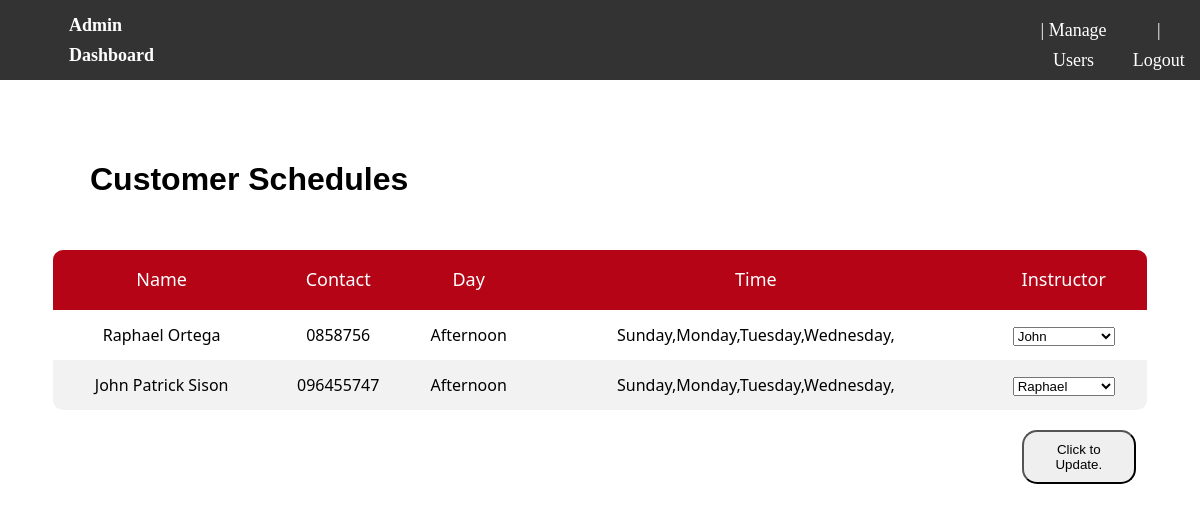
/admin.php (signed in), run on the app's committed database.
### tables this page shows
CREATE TABLE `schedule` (
  `schedID` int(100) NOT NULL,
  `contact` varchar(20) NOT NULL,
  `instructor` varchar(100) NOT NULL DEFAULT 'Not Assigned',
  `day` varchar(100) NOT NULL,
  `time` varchar(100) NOT NULL DEFAULT 'morning',
  `name` varchar(100) NOT NULL
);

### admin.php (the view, shortened to what this page needs)
<?php
include 'db/connection.php';
if ($_SESSION['admin_sid'] == session_id()) {
?>
	<!DOCTYPE html>
	<html lang="en">
	<head>
		<link rel="stylesheet" type="text/css" href="css\main.css">
	</head>
	<body class="admin-side">
		<nav class="user-nav">
			<h4 class="nav-title2">Admin Dashboard</h4>
			<a class="nav-link" href="usermanagement.php">| Manage Users</a>
			<a class="nav-link" href="logout.php">| Logout</a>
		</nav>
		<div class="admin-content">
			<div class="cont-title">
				<h1>Customer Schedules</h1>
			</div>
			<form class="formValidate" id="formValidate" method="post" action="db/instructor.php">
				<table>
					<thead>
						<tr class="table-head">
							<th>Name</th>
							<th>Contact</th>
							<th>Day</th>
							<th>Time</th>
							<th>Instructor</th>
						</tr>
					</thead>
					<tbody>
						<?php
						$sql = "SELECT * FROM schedule";
						$result = mysqli_query($con, $sql);
						while ($row = mysqli_fetch_array($result)) {
							echo "<tr>";
							echo '<td>' . $row['name'] . "</td>";
							echo '<td>' . $row['contact'] .  "</td>";
							echo '<td>' . $row['time'] . "</td>";
							echo '<td>' . $row['day'] . "</td>";
							$text1 = " ";
							$text2 = " ";
							$text3 = " ";
							$text4 = " ";
							$text5 = " ";
							switch ($row['instructor']) {
								case "John":
									$text1 = '';
									$text2 = 'selected';
									$text3 = '';
									$text4 = '';
									$text5 = '';
									break;
								case "Raphael":
									$text1 = '';
									$text2 = '';
									$text3 = '';
									$text4 = '';
									$text5 = 'selected';
									break;
							}
							echo '<td><select name="' . $row['schedID']  . '_instructor">
								<option value="NotAssigned" ' . $text1 . '>Not Assigned</option>
								<option value="John" ' . $text2 . '>John</option>
								<option value="Zeph" ' . $text3 . '>Zeph</option>
								<option value="Shane" ' . $text4 . '>Shane</option>
								<option value="Raphael" ' . $text5 . '>Raphael</option> </select></td>';
							echo "</tr>";
						}
						?>
					</tbody>
				</table>
				<button class="upInstructor" type="submit" name="action">Click to Update.</button>
			</form>
		</div>
	</body>
	</html>
<?php
} else {
	if ($_SESSION['customer_sid'] == session_id()) {
		header("location:index.php");
	} else {
		header("location:login.php");
	}
}
?>

### css/main.css (style rules this page uses)
.admin-side { display: block; align-items: center; justify-content: center; margin: 0px; height: 100%; background-image: url("../images/admin-background.jpg"); background-repeat: no-repeat; background-size: cover; }
.user-nav { display: flex; background-color: rgba(0, 0, 0, 0.8); padding: 10px; font-size: large; font-family: "Urbanist"; text-decoration: none; color: black; }
.nav-title2 { margin: 0px; margin-right: 70%; margin-left: 5%; display: block; line-height: 30px; color: white; }
.admin-content { background: rgba(255, 255, 255, 0.5); margin: 20px 30px; padding: 10px 0px; border-radius: 10px; }
.cont-title { margin: 20px 30px; padding: 10px 30px; border-radius: 10px; background: white; height: 100%; width: 92%; font-family: Tahoma, sans-serif; }
table { border-spacing: 1; border-collapse: collapse; background: #fff; border-radius: 10px; overflow: hidden; width: 96%; margin: 0 auto; position: relative; margin-bottom: 20px; }
table tbody tr { height: 50px; }
.table-head { height: 60px; background: rgb(181, 4, 22); }
th { font-family: system-ui; font-size: 18px; color: #fff; line-height: 1.2; font-weight: unset; }
tr:nth-child(even) { background-color: #f2f2f2; }
td { text-align: center; font-family: system-ui; }
a { display: block; height: 30px; color: white; line-height: 30px; border: none; text-align: center; text-decoration: none; margin: 5px; }
.upInstructor { padding: 10px; width: 10%; border-radius: 15px; margin-left: 87%; margin-bottom: 10px; }

### data on the page
schedule: name "Raphael Ortega", contact "0858756", time "Afternoon", day "Sunday,Monday,Tuesday,Wednesday,", schedID "John"
schedule: name "John Patrick Sison", contact "096455747", time "Afternoon", day "Sunday,Monday,Tuesday,Wednesday,", schedID "Raphael"
